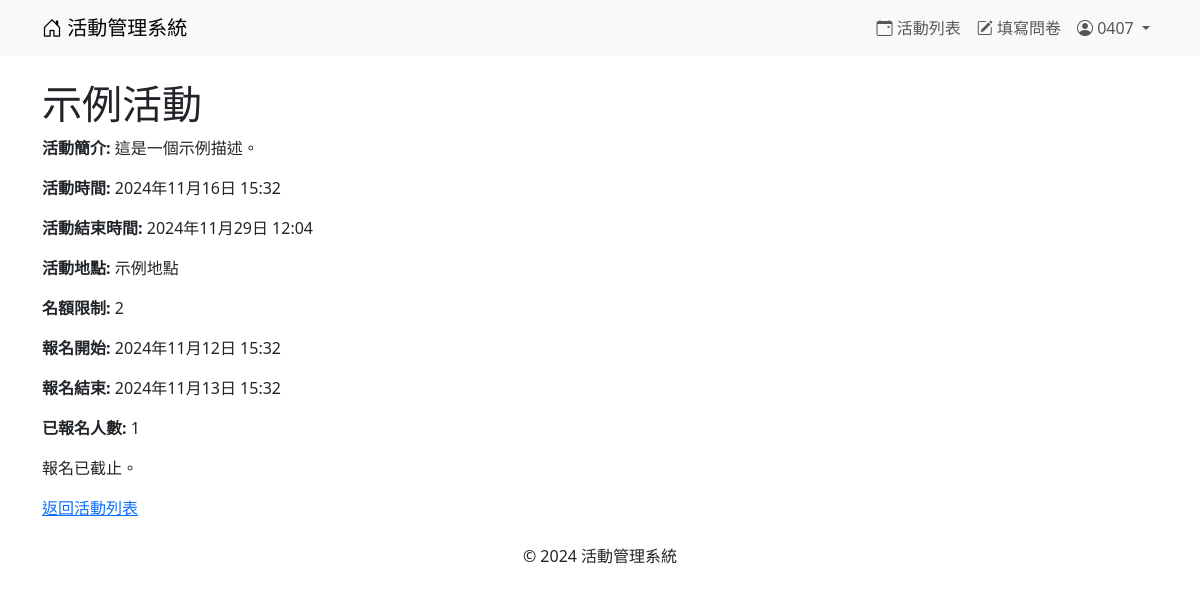
The app's page /events/events/1/ (signed in) with its own data.
### events/models.py (models this page shows, shortened)
class Event(models.Model):
    ACTIVITY_TYPES = [
        ('lecture', '講座'),
        ('seminar', '研討會'),
    ]
    STATUS_CHOICES = [
        ('open', '報名中'),
        ('closed', '報名截止'),
        ('not_open', '尚未開放報名'),
    ]
    name = models.CharField(max_length=200)
    description = models.TextField()
    event_time = models.DateTimeField()
    end_time = models.DateTimeField()
    location = models.CharField(max_length=200)
    capacity_limit = models.PositiveIntegerField()
    registration_start = models.DateTimeField()
    registration_end = models.DateTimeField()
    activity_type = models.CharField(max_length=20, choices=ACTIVITY_TYPES)
    status = models.CharField(max_length=20, choices=STATUS_CHOICES, default='not_open')
    published_time = models.DateTimeField(auto_now_add=True)
    updated_time = models.DateTimeField(auto_now=True)
    poster = models.ImageField(upload_to='posters/', blank=True, null=True)
    language = models.CharField(max_length=100, blank=True, null=True)

### events/views.py (the view)
# urls.py: path('events/<int:event_id>/', views.event_detail, name='event_detail'),
def event_detail(request, event_id):
    event = get_object_or_404(Event, id=event_id)
    participants_count = event.event_registrations.count()  # 修正 related_name
    is_registered = event.event_registrations.filter(user=request.user).exists()
    return render(request, 'events/event_detail.html', {
        'event': event,
        'participants_count': participants_count,
        'is_registered': is_registered,
        'now': now(),
    })

### templates/events/event_detail.html (shortened to what this page needs)
{% extends 'base.html' %}
{% block content %}
    <h1>{{ event.name }}</h1>
    <p><strong>活動簡介:</strong> {{ event.description }}</p>
    <p><strong>活動時間:</strong> {{ event.event_time }}</p>
    <p><strong>活動結束時間:</strong> {{ event.end_time }}</p>
    <p><strong>活動地點:</strong> {{ event.location }}</p>
    <p><strong>名額限制:</strong> {{ event.capacity_limit }}</p>
    <p><strong>報名開始:</strong> {{ event.registration_start }}</p>
    <p><strong>報名結束:</strong> {{ event.registration_end }}</p>
    <p><strong>已報名人數:</strong> {{ participants_count }}</p>
    {% if user.is_authenticated %}
        {% if is_registered %}
            <p>您已報名此活動。</p>
            <form method="POST" action="{% url 'cancel_registration' event.id %}">
                {% csrf_token %}
                <button type="submit">取消報名</button>
            </form>
        {% elif participants_count >= event.capacity_limit %}
            <p>此活動名額已滿。</p>
        {% elif now < event.registration_start %}
            <p>報名尚未開放。</p>
        {% elif now > event.registration_end %}
            <p>報名已截止。</p>
        {% else %}
            <form method="POST" action="{% url 'register_event' event.id %}">
                {% csrf_token %}
                <button type="submit">報名活動</button>
            </form>
        {% endif %}
    {% else %}
        <p>請先<a href="{% url 'login' %}">登入</a>以報名活動。</p>
    {% endif %}
    <a href="{% url 'event_list' %}">返回活動列表</a>
{% endblock %}

### templates/base.html (shortened to what this page needs)
<!DOCTYPE html>
<html lang="zh-Hant">
<head>
    {% load django_bootstrap5 %}
    {% bootstrap_css %}
    <link rel="stylesheet" href="https://cdn.jsdelivr.net/npm/bootstrap-icons@1.10.5/font/bootstrap-icons.css">
</head>
<body>
<nav class="navbar navbar-expand-lg navbar-light bg-light">
    <div class="container">
        <a class="navbar-brand" href="{% url 'index' %}">
            <i class="bi bi-house-door"></i> 活動管理系統
        </a>
        <div class="collapse navbar-collapse" id="navbarSupportedContent">
            <ul class="navbar-nav ms-auto">
                {% if user.is_authenticated %}
                    <li class="nav-item">
                        <a class="nav-link" href="{% url 'event_list' %}"><i class="bi bi-calendar-event"></i> 活動列表</a>
                    </li>
                    <li class="nav-item">
                        <a class="nav-link" href="{% url 'dashboard' %}"><i class="bi bi-pencil-square"></i> 填寫問卷</a>
                    </li>
                    <li class="nav-item dropdown">
                        <a class="nav-link dropdown-toggle" href="#" id="userDropdown" role="button" data-bs-toggle="dropdown">
                            <i class="bi bi-person-circle"></i> {{ user.username }}
                        </a>
                    </li>
                {% else %}
                    <li class="nav-item"><a class="nav-link" href="{% url 'login' %}"><i class="bi bi-box-arrow-in-right"></i> 登入</a></li>
                    <li class="nav-item"><a class="nav-link" href="{% url 'register' %}"><i class="bi bi-person-plus"></i> 註冊</a></li>
                {% endif %}
            </ul>
        </div>
    </div>
</nav>
<div class="container mt-4">
    {% block content %}{% endblock %}
</div>
<footer class="text-center mt-4">
    <p>&copy; 2024 活動管理系統</p>
</footer>
</body>
</html>

### records on screen
Event: name "示例活動", description "這是一個示例描述。", event_time "2024年11月16日 15:32", end_time "2024年11月29日 12:04", location "示例地點", capacity_limit "2", registration_start "2024年11月12日 15:32", registration_end "2024年11月13日 15:32"

### other values on screen
{{ user.username }} "0407"
{{ participants_count }} "1"
